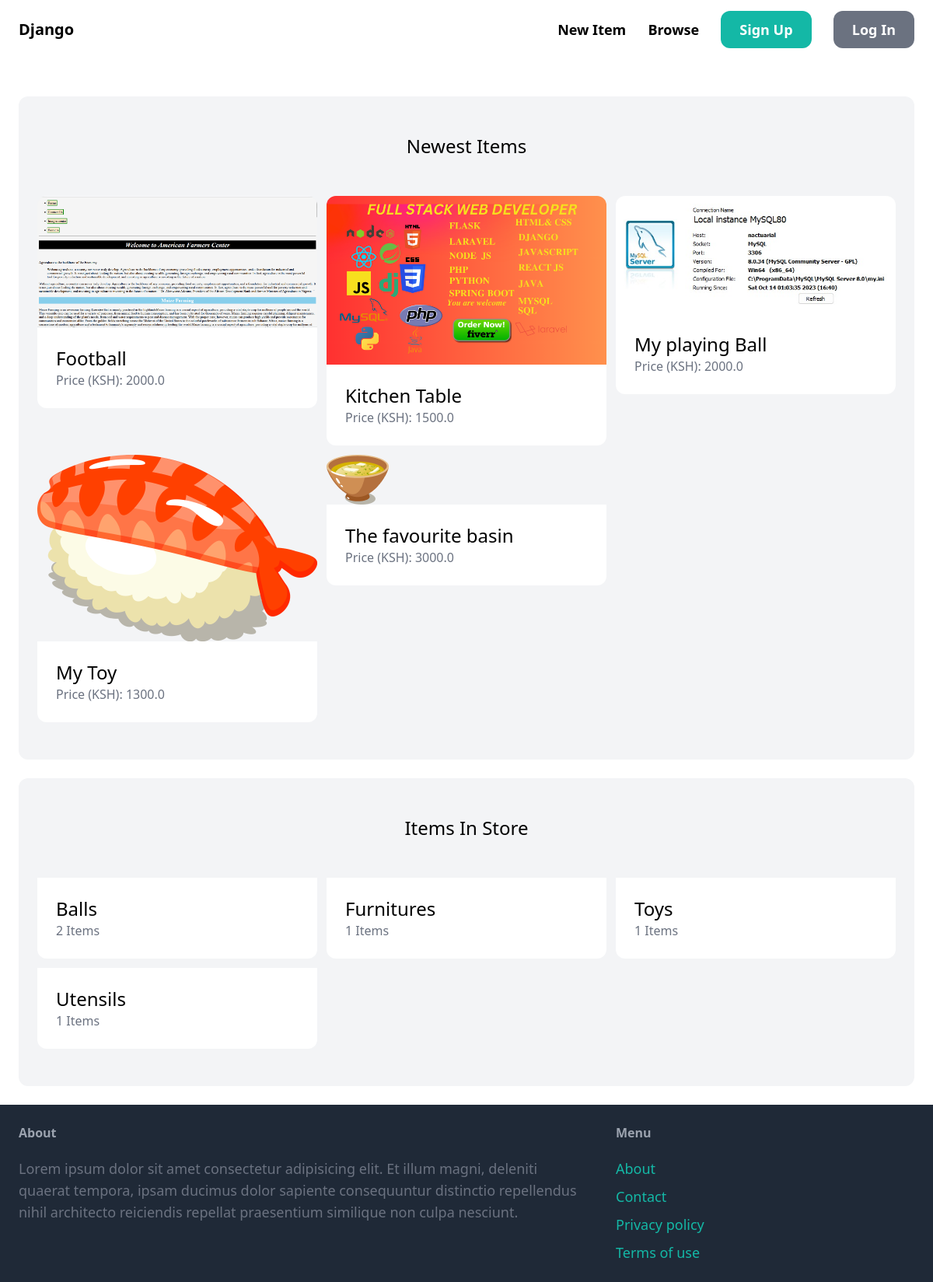
Before: / with the older database file.
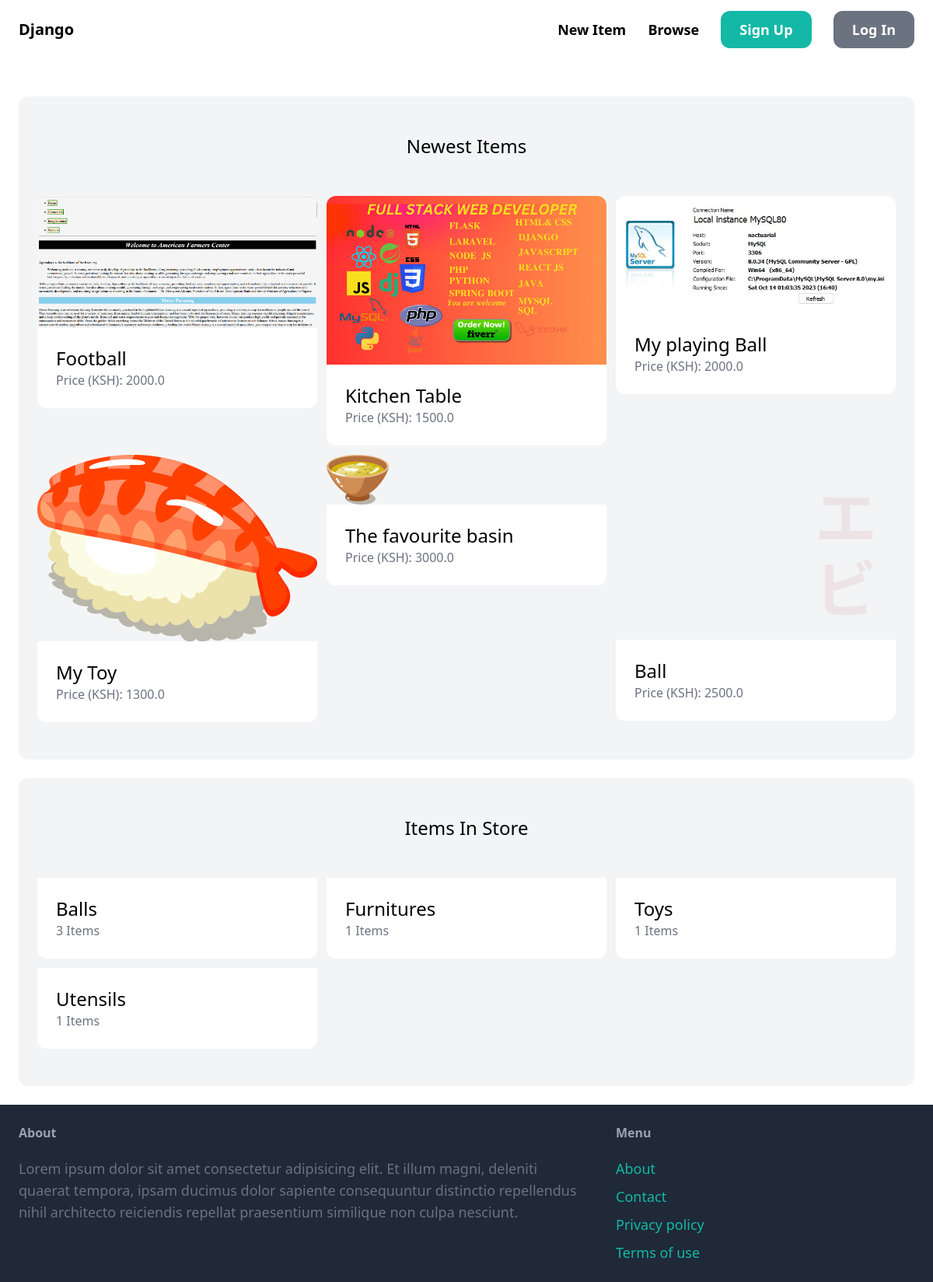
After: the same page with the newer database file.
### item/models.py (models this page shows, shortened)
class Item(models.Model):
    category = models.ForeignKey(Category,related_name='items',on_delete=models.CASCADE)
    name = models.CharField(max_length=255)
    description = models.TextField(blank=True,null=True)
    price = models.FloatField()
    image = models.ImageField(upload_to='item_images',blank=True,null=True)
    is_sold = models.BooleanField(default=False)
    created_by = models.ForeignKey(User,related_name='items',on_delete=models.CASCADE)
    created_at = models.DateTimeField(auto_now_add=True)

class Category(models.Model):
    name = models.CharField(max_length=255)
    class Meta:
        ordering = ("name",)
        verbose_name_plural = 'Categories'

### core/views.py (the view)
# urls.py: path('',views.index,name='index'),
def index(request):
    items = Item.objects.filter(is_sold=False)[0:6]
    categories = Category.objects.all()
    return render(request, "core/index.html", {
        'categories': categories,
        'items': items,
    })

### core/templates/core/index.html (shortened to what this page needs)
{% extends 'core/base.html'%}
{% block content %}
    <div class="mt-6 px-6 py-12 bg-gray-100 rounded-xl">
        <h2 class="mb-12 text-2xl text-center">Newest Items</h2>
        <div class="grid grid-cols-3 gap-3">
            {% for item in items %}
                <div>
                    <a href="{% url 'item:detail' item.id %}">
                        <div><img src="{{item.image.url }}" class="rounded-t-xl"></div>
                        <div class="p-6 bg-white rounded-b-xl">
                            <h2 class="text-2xl">{{ item.name }}</h2>
                            <p class="text-gray-500">Price (KSH): {{ item.price }}</p>
                        </div>
                    </a>
                </div>
            {% endfor %}
        </div>
    </div>
    <div class="mt-6 px-6 py-12 bg-gray-100 rounded-xl">
        <h2 class="mb-12 text-2xl text-center"> Items In Store</h2>
        <div class="grid grid-cols-3 gap-3">
            {% for category in categories %}
                <div>
                    <div class="p-6 bg-white rounded-b-xl">
                        <h2 class="text-2xl">{{ category.name}}</h2>
                        <p class="text-gray-500">{{ category.items.count }} Items</p>
                    </div>
                </div>
            {% endfor%}
        </div>
    </div>
{% endblock%}

Changed rows visible on the page:
added Item: image (picture), name "Ball", price "2500.0"
computed for Category "Balls": items.count "2" → "3"
